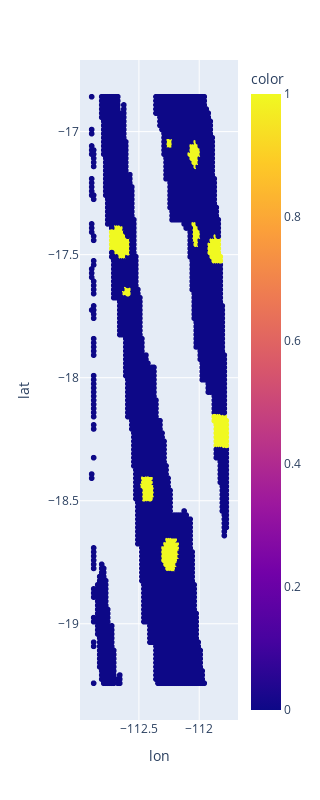

The code cell stored with this chart in its notebook:
### Code cell
fig = px.scatter(X_test, x='lon', y='lat', color=grid.predict(X_test))
fig.update_layout(
        width=300,
        height=800,
        # xaxis=dict(type='linear', autorange=True),  # Adjust x-axis properties
        yaxis=dict(type='linear', autorange=True),  # Adjust y-axis properties
    )
fig.show()

### Figure 1 — Plotly figure (JSON) as saved in the notebook; plotly's stock layout.template omitted (floating-point values rounded to 4 significant figures; data arrays with more than 128 entries replaced by an {"elided": "..."} marker saying what was removed)
{"data": [{"hovertemplate": "lon=%{x}<br>lat=%{y}<br>color=%{marker.color}<extra></extra>", "legendgroup": "", "marker": {"color": {"elided": "4147 int values"}, "coloraxis": "coloraxis", "symbol": "circle"}, "mode": "markers", "name": "", "showlegend": false, "type": "scattergl", "x": {"elided": "4147 float values"}, "xaxis": "x", "y": {"elided": "4147 float values"}, "yaxis": "y"}], "layout": {"coloraxis": {"colorbar": {"title": {"text": "color"}}, "colorscale": [[0, "#0d0887"], [0.1111, "#46039f"], [0.2222, "#7201a8"], [0.3333, "#9c179e"], [0.4444, "#bd3786"], [0.5556, "#d8576b"], [0.6667, "#ed7953"], [0.7778, "#fb9f3a"], [0.8889, "#fdca26"], [1, "#f0f921"]]}, "height": 800, "legend": {"tracegroupgap": 0}, "margin": {"t": 60}, "width": 300, "xaxis": {"anchor": "y", "domain": [0, 1], "title": {"text": "lon"}}, "yaxis": {"anchor": "x", "autorange": true, "domain": [0, 1], "title": {"text": "lat"}, "type": "linear"}}}
